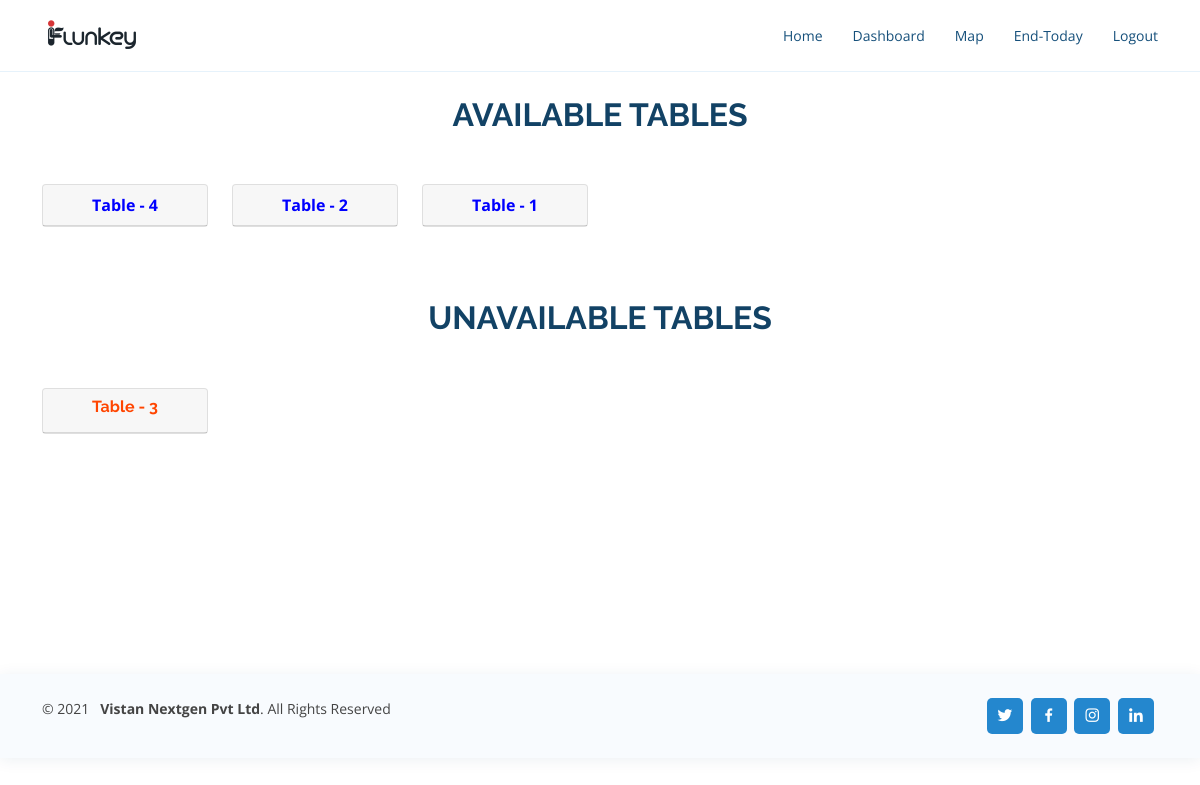
The app's page /tables (signed in), older data.
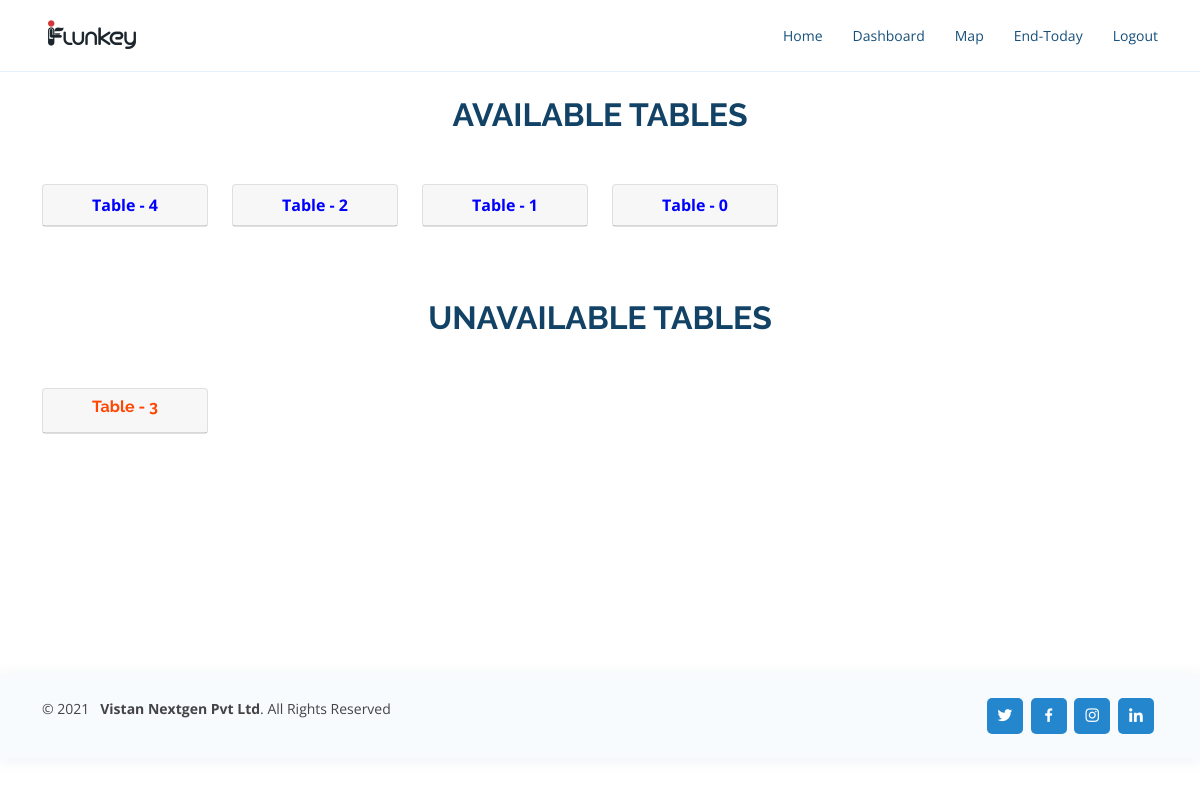
The same page, newer data.
### api/models.py (models this page shows)
class Table(models.Model):
    table_number = models.IntegerField(unique = True)
    avialable = models.BooleanField(default = True)
    image = models.ImageField(upload_to = 'table_images', blank = True)
    created_at = models.DateTimeField(auto_now_add=True)
    class Meta:
        verbose_name = 'Table'
        verbose_name_plural = 'Tables'
        ordering = ('-table_number',)
    def __str__(self):
        return str(self.table_number)

### api/views.py (the view)
# urls.py: path('tables', views.DisplayTables, name = 'table'),
@login_required
def DisplayTables(request):
    t = Table.objects.filter(avialable = True)
    tn = Table.objects.filter(avialable = False)
    print(tn)
    return render(request, 'api/display-table.html', {'t':t, 'tn':tn})

### api/templates/api/display-table.html
{% extends 'api/base.html' %}
{% block content %}
<div class="container">
    <div class="section-title">
        <h2>Available Tables</h2>
    </div>
        <div class="row">
            {% for i in t%}
            <div class="col-sm-2">
                <div class="card">
                    <div class="card-header text-center">
                        <a style="color: blue;" href="{% url 'api:select-table' i.id %}"><b>Table - {{i.table_number}}</b></a>
                    </div>
                </div><br>
            </div>
            {% endfor %}
        </div>
</div><br><br>
{% if tn %}
<div class="container">
    <div class="section-title">
        <h2>Unavailable Tables</h2>
    </div>
        <div class="row">
            {% for i in tn %}
            <div class="col-sm-2">
                <div class="card">
                    <div class="card-header text-center">
                        <h6 class=""><b><span style="color: orangered;">Table - {{i.table_number}}</span></b></h6>
                    </div>
                </div><br>
            </div>
            {% endfor %}
        </div>
</div><br><br>
{% endif %}
<br><br><br>
{% endblock %}

Row changes from the older to the newer data that the page shows:
added Table: table_number "0", shown under "AVAILABLE TABLES"
